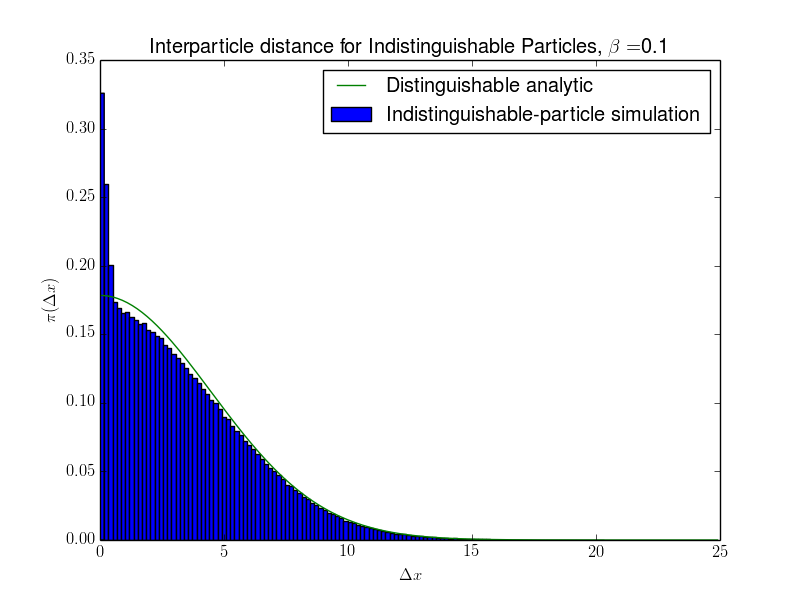

The Python source for this figure:
import math, random, pylab, os
import numpy as np

os.environ['PATH'] = os.environ['PATH'] + ':/usr/texbin'

from matplotlib import rc
rc('font',**{'family':'sans-serif','sans-serif':['Helvetica']})
## for Palatino and other serif fonts use:
#rc('font',**{'family':'serif','serif':['Palatino']})
rc('text', usetex=True)

def levy_harmonic_path(k):
    x = [random.gauss(0.0, 1.0 / math.sqrt(2.0 * math.tanh(k * beta / 2.0)))]
    if k == 2:
        Ups1 = 2.0 / math.tanh(beta)
        Ups2 = 2.0 * x[0] / math.sinh(beta)
        x.append(random.gauss(Ups2 / Ups1, 1.0 / math.sqrt(Ups1)))
    return x[:]

def rho_harm_1d(x, xp, beta):
    Upsilon_1 = (x + xp) ** 2 / 4.0 * math.tanh(beta / 2.0)
    Upsilon_2 = (x - xp) ** 2 / 4.0 / math.tanh(beta / 2.0)
    return math.exp(- Upsilon_1 - Upsilon_2)


def z(beta):
    return 1.0 / (1.0 - math.exp(- beta))

def pi_two_bosons(x, beta):
    pi_x_1 = math.sqrt(math.tanh(beta / 2.0)) / math.sqrt(math.pi) *\
             np.exp(-x ** 2 * math.tanh(beta / 2.0))
    pi_x_2 = math.sqrt(math.tanh(beta)) / math.sqrt(math.pi) *\
             np.exp(-x ** 2 * math.tanh(beta))
    weight_1 = z(beta) ** 2 / (z(beta) ** 2 + z(2.0 * beta))
    weight_2 = z(2.0 * beta) / (z(beta) ** 2 + z(2.0 * beta))
    pi_x = pi_x_1 * weight_1 + pi_x_2 * weight_2
    return pi_x


def prob_r_distinguishable(r, beta):
    sigma = math.sqrt(2.0) / math.sqrt(2.0 * math.tanh(beta / 2.0))
    prob = (math.sqrt(2.0 / math.pi) / sigma) * np.exp(- r ** 2 / 2.0 / sigma ** 2)
    return prob

beta = 0.1
nsteps = 1000000
low_1, low_2 = levy_harmonic_path(2)
x = {low_1:low_1, low_2:low_2}
data = []
for step in xrange(nsteps):
    # move 1
    a = random.choice(x.keys())
    if a == x[a]:
        dummy = x.pop(a)
        a_new = levy_harmonic_path(1)[0]
        x[a_new] = a_new
    else:
        a_new, b_new = levy_harmonic_path(2)
        x = {a_new:b_new, b_new:a_new}
    data.append(x.keys())
    # move 2
    (low1, high1), (low2, high2) = x.items()
    weight_old = rho_harm_1d(low1, high1, beta) * rho_harm_1d(low2, high2, beta)
    weight_new = rho_harm_1d(low1, high2, beta) * rho_harm_1d(low2, high1, beta)
    if random.uniform(0.0, 1.0) < weight_new / weight_old:
        x = {low1:high2, low2:high1}
        
data_np=np.array(data)
abs_dist=np.abs(data_np[:,1]-data_np[:,0])

pylab.hist(abs_dist,bins=120,normed=True,label='Indistinguishable-particle simulation')
pylab.plot(np.arange(0,25,.1), prob_r_distinguishable(np.arange(0,25,.1), beta),label='Distinguishable analytic' )
pylab.xlabel(r'$\Delta x$')
pylab.ylabel(r'$\pi(\Delta x)$')
pylab.title(r'Interparticle distance for Indistinguishable Particles, $\beta=$'+str(beta)  )
pylab.legend()
pylab.savefig('A3.png')